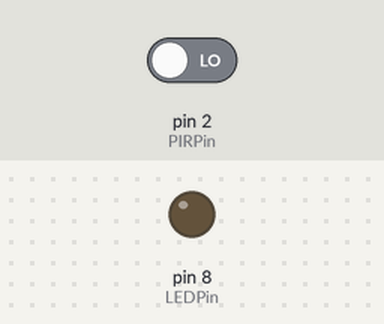
Recording of a sketch running on a simulated Arduino Uno, built with avr-gcc and run on an emulated ATmega328P. Shown: output pins drawn as LEDs (lit = HIGH). The inputs (shaded band) are chosen by the test bench; at power-on: pin 2 (PIRPin) LOW. What the sketch prints to the serial monitor is not drawn.

Above: at 1.2 s.
1.3 s: pin 2 (PIRPin) driven HIGH
At 1.7 s:
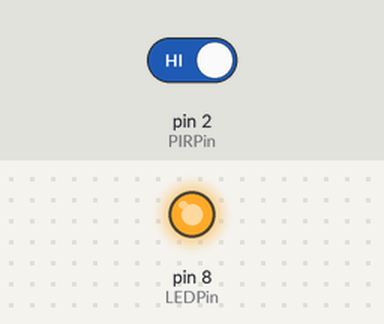
2.8 s: pin 2 (PIRPin) driven LOW
At 4.1 s:
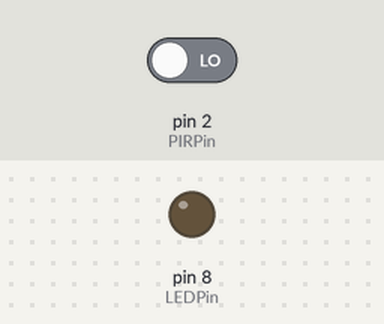
Timing chart, 0 to 5.8 s (numbered marks = the images above; inputs shaded):
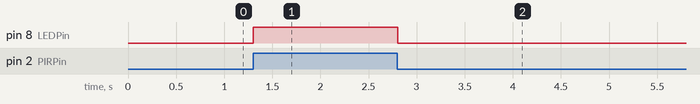

Measured:
- after the input at 1.3 s, pin 8 (LEDPin): LOW → HIGH at once
- after the input at 2.8 s, pin 8 (LEDPin): HIGH → LOW at once

The sketch:

ROSEO.ino
```cpp
const int LEDPin= 8;
const int PIRPin= 2;
void setup()
{
  pinMode(LEDPin, OUTPUT);
  pinMode(PIRPin, INPUT);
   Serial.begin(9600);
}
void loop()
{
  int value= digitalRead(PIRPin);

  if (value == HIGH)
  {
    digitalWrite(LEDPin, HIGH);
  }
  else
  {
    digitalWrite(LEDPin, LOW);
  }
  Serial.println(value);
}
```
